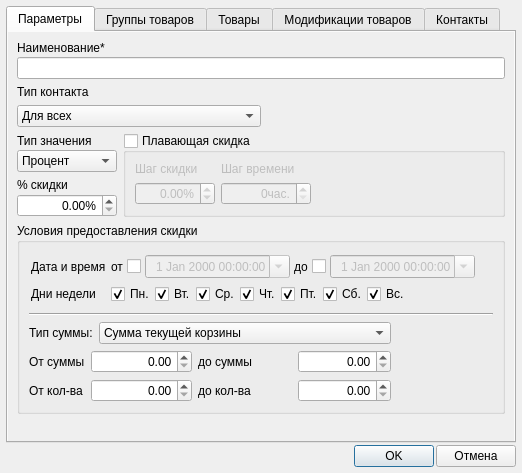
<?xml version="1.0" encoding="UTF-8"?>
<ui version="4.0">
 <class>FormDiscountCard</class>
 <widget class="QDialog" name="FormDiscountCard">
  <property name="geometry">
   <rect>
    <x>0</x>
    <y>0</y>
    <width>522</width>
    <height>473</height>
   </rect>
  </property>
  <property name="sizePolicy">
   <sizepolicy hsizetype="Maximum" vsizetype="Maximum">
    <horstretch>0</horstretch>
    <verstretch>0</verstretch>
   </sizepolicy>
  </property>
  <property name="windowTitle">
   <string>Карточка скидки</string>
  </property>
  <layout class="QVBoxLayout" name="verticalLayout_16">
   <property name="spacing">
    <number>2</number>
   </property>
   <property name="leftMargin">
    <number>6</number>
   </property>
   <property name="topMargin">
    <number>6</number>
   </property>
   <property name="rightMargin">
    <number>6</number>
   </property>
   <property name="bottomMargin">
    <number>6</number>
   </property>
   <item>
    <widget class="QTabWidget" name="tabWidget">
     <property name="currentIndex">
      <number>0</number>
     </property>
     <widget class="QWidget" name="tabMain">
      <property name="autoFillBackground">
       <bool>true</bool>
      </property>
      <attribute name="title">
       <string>Параметры</string>
      </attribute>
      <layout class="QVBoxLayout" name="verticalLayout_7">
       <item>
        <layout class="QVBoxLayout" name="verticalLayout_5">
         <property name="spacing">
          <number>2</number>
         </property>
         <item>
          <widget class="QLabel" name="label">
           <property name="text">
            <string>Наименование*</string>
           </property>
          </widget>
         </item>
         <item>
          <widget class="QLineEdit" name="lineEditName">
           <property name="maxLength">
            <number>255</number>
           </property>
          </widget>
         </item>
        </layout>
       </item>
       <item>
        <layout class="QGridLayout" name="gridLayout_4">
         <item row="1" column="0">
          <widget class="QComboBox" name="comboBoxCustomerType">
           <property name="sizePolicy">
            <sizepolicy hsizetype="Expanding" vsizetype="Fixed">
             <horstretch>0</horstretch>
             <verstretch>0</verstretch>
            </sizepolicy>
           </property>
           <item>
            <property name="text">
             <string>Для всех</string>
            </property>
           </item>
           <item>
            <property name="text">
             <string>Для физических лиц</string>
            </property>
           </item>
           <item>
            <property name="text">
             <string>Для юридических лиц (компаний)</string>
            </property>
           </item>
          </widget>
         </item>
         <item row="0" column="0">
          <widget class="QLabel" name="label_15">
           <property name="text">
            <string>Тип контакта</string>
           </property>
          </widget>
         </item>
         <item row="1" column="1">
          <spacer name="horizontalSpacer_4">
           <property name="orientation">
            <enum>Qt::Horizontal</enum>
           </property>
           <property name="sizeHint" stdset="0">
            <size>
             <width>40</width>
             <height>20</height>
            </size>
           </property>
          </spacer>
         </item>
        </layout>
       </item>
       <item>
        <layout class="QHBoxLayout" name="horizontalLayout_2">
         <property name="sizeConstraint">
          <enum>QLayout::SetMaximumSize</enum>
         </property>
         <item>
          <layout class="QVBoxLayout" name="verticalLayout_4">
           <item>
            <layout class="QVBoxLayout" name="verticalLayout">
             <property name="spacing">
              <number>2</number>
             </property>
             <item>
              <widget class="QLabel" name="label_2">
               <property name="text">
                <string>Тип значения</string>
               </property>
              </widget>
             </item>
             <item>
              <widget class="QComboBox" name="comboBoxTypeValue">
               <item>
                <property name="text">
                 <string>Процент</string>
                </property>
               </item>
               <item>
                <property name="text">
                 <string>Сумма</string>
                </property>
               </item>
              </widget>
             </item>
            </layout>
           </item>
           <item>
            <layout class="QVBoxLayout" name="verticalLayout_2">
             <property name="spacing">
              <number>2</number>
             </property>
             <item>
              <widget class="QLabel" name="labelTypeValue">
               <property name="text">
                <string>% скидки</string>
               </property>
              </widget>
             </item>
             <item>
              <widget class="QDoubleSpinBox" name="doubleSpinBoxDiscount">
               <property name="sizePolicy">
                <sizepolicy hsizetype="Minimum" vsizetype="Preferred">
                 <horstretch>0</horstretch>
                 <verstretch>0</verstretch>
                </sizepolicy>
               </property>
               <property name="minimumSize">
                <size>
                 <width>100</width>
                 <height>0</height>
                </size>
               </property>
               <property name="alignment">
                <set>Qt::AlignRight|Qt::AlignTrailing|Qt::AlignVCenter</set>
               </property>
               <property name="prefix">
                <string/>
               </property>
               <property name="suffix">
                <string>%</string>
               </property>
               <property name="maximum">
                <double>16777215.000000000000000</double>
               </property>
              </widget>
             </item>
            </layout>
           </item>
          </layout>
         </item>
         <item>
          <layout class="QVBoxLayout" name="verticalLayout_3">
           <item>
            <widget class="QGroupBox" name="groupBoxIncDiscount">
             <property name="title">
              <string>Плавающая скидка</string>
             </property>
             <property name="checkable">
              <bool>true</bool>
             </property>
             <property name="checked">
              <bool>false</bool>
             </property>
             <layout class="QGridLayout" name="gridLayout">
              <item row="0" column="1">
               <widget class="QLabel" name="label_4">
                <property name="text">
                 <string>Шаг времени</string>
                </property>
               </widget>
              </item>
              <item row="0" column="0">
               <widget class="QLabel" name="label_3">
                <property name="text">
                 <string>Шаг скидки</string>
                </property>
               </widget>
              </item>
              <item row="1" column="1">
               <widget class="QSpinBox" name="spinBoxStepTime">
                <property name="sizePolicy">
                 <sizepolicy hsizetype="Preferred" vsizetype="Preferred">
                  <horstretch>0</horstretch>
                  <verstretch>0</verstretch>
                 </sizepolicy>
                </property>
                <property name="minimumSize">
                 <size>
                  <width>80</width>
                  <height>0</height>
                 </size>
                </property>
                <property name="maximumSize">
                 <size>
                  <width>16777212</width>
                  <height>16777215</height>
                 </size>
                </property>
                <property name="alignment">
                 <set>Qt::AlignRight|Qt::AlignTrailing|Qt::AlignVCenter</set>
                </property>
                <property name="suffix">
                 <string>час.</string>
                </property>
                <property name="maximum">
                 <number>1677777777</number>
                </property>
               </widget>
              </item>
              <item row="1" column="0">
               <widget class="QDoubleSpinBox" name="doubleSpinBoxStepDiscount">
                <property name="sizePolicy">
                 <sizepolicy hsizetype="Preferred" vsizetype="Preferred">
                  <horstretch>0</horstretch>
                  <verstretch>0</verstretch>
                 </sizepolicy>
                </property>
                <property name="minimumSize">
                 <size>
                  <width>80</width>
                  <height>0</height>
                 </size>
                </property>
                <property name="alignment">
                 <set>Qt::AlignRight|Qt::AlignTrailing|Qt::AlignVCenter</set>
                </property>
                <property name="suffix">
                 <string>%</string>
                </property>
                <property name="minimum">
                 <double>-100.000000000000000</double>
                </property>
                <property name="maximum">
                 <double>100.000000000000000</double>
                </property>
               </widget>
              </item>
              <item row="1" column="2">
               <spacer name="horizontalSpacer_2">
                <property name="orientation">
                 <enum>Qt::Horizontal</enum>
                </property>
                <property name="sizeHint" stdset="0">
                 <size>
                  <width>40</width>
                  <height>20</height>
                 </size>
                </property>
               </spacer>
              </item>
             </layout>
            </widget>
           </item>
          </layout>
         </item>
        </layout>
       </item>
       <item>
        <widget class="QGroupBox" name="groupBoxConditions">
         <property name="sizePolicy">
          <sizepolicy hsizetype="Preferred" vsizetype="Preferred">
           <horstretch>0</horstretch>
           <verstretch>0</verstretch>
          </sizepolicy>
         </property>
         <property name="title">
          <string>Условия предоставления скидки</string>
         </property>
         <layout class="QVBoxLayout" name="verticalLayout_6">
          <item>
           <layout class="QGridLayout" name="gridLayout_2">
            <property name="leftMargin">
             <number>2</number>
            </property>
            <property name="topMargin">
             <number>2</number>
            </property>
            <property name="rightMargin">
             <number>2</number>
            </property>
            <property name="bottomMargin">
             <number>2</number>
            </property>
            <property name="spacing">
             <number>4</number>
            </property>
            <item row="1" column="1">
             <widget class="QWidget" name="widgetWeek" native="true">
              <layout class="QHBoxLayout" name="horizontalLayout_3">
               <property name="spacing">
                <number>0</number>
               </property>
               <property name="leftMargin">
                <number>1</number>
               </property>
               <property name="topMargin">
                <number>1</number>
               </property>
               <property name="rightMargin">
                <number>1</number>
               </property>
               <property name="bottomMargin">
                <number>1</number>
               </property>
               <item>
                <widget class="QCheckBox" name="checkBoxMonday">
                 <property name="sizePolicy">
                  <sizepolicy hsizetype="Fixed" vsizetype="Fixed">
                   <horstretch>0</horstretch>
                   <verstretch>0</verstretch>
                  </sizepolicy>
                 </property>
                 <property name="text">
                  <string>Пн.</string>
                 </property>
                 <property name="checked">
                  <bool>true</bool>
                 </property>
                 <property name="tristate">
                  <bool>false</bool>
                 </property>
                </widget>
               </item>
               <item>
                <widget class="QCheckBox" name="checkBoxTuesday">
                 <property name="sizePolicy">
                  <sizepolicy hsizetype="Fixed" vsizetype="Fixed">
                   <horstretch>0</horstretch>
                   <verstretch>0</verstretch>
                  </sizepolicy>
                 </property>
                 <property name="text">
                  <string>Вт.</string>
                 </property>
                 <property name="checked">
                  <bool>true</bool>
                 </property>
                 <property name="tristate">
                  <bool>false</bool>
                 </property>
                </widget>
               </item>
               <item>
                <widget class="QCheckBox" name="checkBoxWednesday">
                 <property name="sizePolicy">
                  <sizepolicy hsizetype="Fixed" vsizetype="Fixed">
                   <horstretch>0</horstretch>
                   <verstretch>0</verstretch>
                  </sizepolicy>
                 </property>
                 <property name="text">
                  <string>Ср.</string>
                 </property>
                 <property name="checked">
                  <bool>true</bool>
                 </property>
                 <property name="tristate">
                  <bool>false</bool>
                 </property>
                </widget>
               </item>
               <item>
                <widget class="QCheckBox" name="checkBoxThursday">
                 <property name="sizePolicy">
                  <sizepolicy hsizetype="Fixed" vsizetype="Fixed">
                   <horstretch>0</horstretch>
                   <verstretch>0</verstretch>
                  </sizepolicy>
                 </property>
                 <property name="text">
                  <string>Чт.</string>
                 </property>
                 <property name="checked">
                  <bool>true</bool>
                 </property>
                 <property name="tristate">
                  <bool>false</bool>
                 </property>
                </widget>
               </item>
               <item>
                <widget class="QCheckBox" name="checkBoxFriday">
                 <property name="sizePolicy">
                  <sizepolicy hsizetype="Fixed" vsizetype="Fixed">
                   <horstretch>0</horstretch>
                   <verstretch>0</verstretch>
                  </sizepolicy>
                 </property>
                 <property name="text">
                  <string>Пт.</string>
                 </property>
                 <property name="checked">
                  <bool>true</bool>
                 </property>
                 <property name="tristate">
                  <bool>false</bool>
                 </property>
                </widget>
               </item>
               <item>
                <widget class="QCheckBox" name="checkBoxSaturday">
                 <property name="sizePolicy">
                  <sizepolicy hsizetype="Fixed" vsizetype="Fixed">
                   <horstretch>0</horstretch>
                   <verstretch>0</verstretch>
                  </sizepolicy>
                 </property>
                 <property name="text">
                  <string>Сб.</string>
                 </property>
                 <property name="checked">
                  <bool>true</bool>
                 </property>
                 <property name="tristate">
                  <bool>false</bool>
                 </property>
                </widget>
               </item>
               <item>
                <widget class="QCheckBox" name="checkBoxSunday">
                 <property name="sizePolicy">
                  <sizepolicy hsizetype="Fixed" vsizetype="Fixed">
                   <horstretch>0</horstretch>
                   <verstretch>0</verstretch>
                  </sizepolicy>
                 </property>
                 <property name="text">
                  <string>Вс.</string>
                 </property>
                 <property name="checked">
                  <bool>true</bool>
                 </property>
                 <property name="tristate">
                  <bool>false</bool>
                 </property>
                </widget>
               </item>
               <item>
                <spacer name="horizontalSpacer_8">
                 <property name="orientation">
                  <enum>Qt::Horizontal</enum>
                 </property>
                 <property name="sizeHint" stdset="0">
                  <size>
                   <width>40</width>
                   <height>20</height>
                  </size>
                 </property>
                </spacer>
               </item>
              </layout>
             </widget>
            </item>
            <item row="0" column="0">
             <widget class="QLabel" name="label_13">
              <property name="text">
               <string>Дата и время</string>
              </property>
             </widget>
            </item>
            <item row="0" column="1">
             <widget class="QWidget" name="widgetTimePeriod" native="true">
              <layout class="QHBoxLayout" name="horizontalLayout_4">
               <property name="spacing">
                <number>4</number>
               </property>
               <property name="leftMargin">
                <number>1</number>
               </property>
               <property name="topMargin">
                <number>1</number>
               </property>
               <property name="rightMargin">
                <number>1</number>
               </property>
               <property name="bottomMargin">
                <number>1</number>
               </property>
               <item>
                <widget class="QLabel" name="label_5">
                 <property name="text">
                  <string>от</string>
                 </property>
                </widget>
               </item>
               <item>
                <widget class="QCheckBox" name="checkBoxIsFromDate">
                 <property name="text">
                  <string/>
                 </property>
                 <property name="tristate">
                  <bool>false</bool>
                 </property>
                </widget>
               </item>
               <item>
                <widget class="QDateTimeEdit" name="dateTimeEditFrom">
                 <property name="enabled">
                  <bool>false</bool>
                 </property>
                 <property name="alignment">
                  <set>Qt::AlignRight|Qt::AlignTrailing|Qt::AlignVCenter</set>
                 </property>
                 <property name="calendarPopup">
                  <bool>true</bool>
                 </property>
                </widget>
               </item>
               <item>
                <widget class="QLabel" name="label_6">
                 <property name="text">
                  <string>до</string>
                 </property>
                </widget>
               </item>
               <item>
                <widget class="QCheckBox" name="checkBoxIsToDate">
                 <property name="text">
                  <string/>
                 </property>
                 <property name="tristate">
                  <bool>false</bool>
                 </property>
                </widget>
               </item>
               <item>
                <widget class="QDateTimeEdit" name="dateTimeEditTo">
                 <property name="enabled">
                  <bool>false</bool>
                 </property>
                 <property name="alignment">
                  <set>Qt::AlignRight|Qt::AlignTrailing|Qt::AlignVCenter</set>
                 </property>
                 <property name="calendarPopup">
                  <bool>true</bool>
                 </property>
                </widget>
               </item>
               <item>
                <spacer name="horizontalSpacer_3">
                 <property name="orientation">
                  <enum>Qt::Horizontal</enum>
                 </property>
                 <property name="sizeHint" stdset="0">
                  <size>
                   <width>126</width>
                   <height>20</height>
                  </size>
                 </property>
                </spacer>
               </item>
              </layout>
             </widget>
            </item>
            <item row="1" column="0">
             <widget class="QLabel" name="label_11">
              <property name="text">
               <string>Дни недели</string>
              </property>
             </widget>
            </item>
           </layout>
          </item>
          <item>
           <widget class="Line" name="line">
            <property name="orientation">
             <enum>Qt::Horizontal</enum>
            </property>
           </widget>
          </item>
          <item>
           <layout class="QHBoxLayout" name="horizontalLayout_5">
            <item>
             <layout class="QGridLayout" name="gridLayout_3">
              <item row="0" column="0" colspan="2">
               <widget class="QLabel" name="label_12">
                <property name="layoutDirection">
                 <enum>Qt::LeftToRight</enum>
                </property>
                <property name="text">
                 <string>Тип суммы:</string>
                </property>
               </widget>
              </item>
              <item row="0" column="2" colspan="3">
               <widget class="QComboBox" name="comboBoxSumType">
                <item>
                 <property name="text">
                  <string>Сумма текущей корзины</string>
                 </property>
                </item>
                <item>
                 <property name="text">
                  <string>Сумма всех заказов</string>
                 </property>
                </item>
                <item>
                 <property name="text">
                  <string>Сумма всех заказов + сумма текущей корзины</string>
                 </property>
                </item>
               </widget>
              </item>
              <item row="1" column="0">
               <widget class="QLabel" name="label_7">
                <property name="text">
                 <string>От суммы</string>
                </property>
               </widget>
              </item>
              <item row="1" column="1" colspan="2">
               <widget class="QDoubleSpinBox" name="doubleSpinBoxSumFrom">
                <property name="minimumSize">
                 <size>
                  <width>80</width>
                  <height>0</height>
                 </size>
                </property>
                <property name="alignment">
                 <set>Qt::AlignRight|Qt::AlignTrailing|Qt::AlignVCenter</set>
                </property>
                <property name="maximum">
                 <double>16777215.000000000000000</double>
                </property>
               </widget>
              </item>
              <item row="1" column="3">
               <widget class="QLabel" name="label_8">
                <property name="text">
                 <string>до суммы</string>
                </property>
               </widget>
              </item>
              <item row="1" column="4">
               <widget class="QDoubleSpinBox" name="doubleSpinBoxSumTo">
                <property name="minimumSize">
                 <size>
                  <width>80</width>
                  <height>0</height>
                 </size>
                </property>
                <property name="alignment">
                 <set>Qt::AlignRight|Qt::AlignTrailing|Qt::AlignVCenter</set>
                </property>
                <property name="maximum">
                 <double>16777215.000000000000000</double>
                </property>
               </widget>
              </item>
              <item row="2" column="0">
               <widget class="QLabel" name="label_9">
                <property name="text">
                 <string>От кол-ва</string>
                </property>
               </widget>
              </item>
              <item row="2" column="1" colspan="2">
               <widget class="QDoubleSpinBox" name="doubleSpinBoxCountFrom">
                <property name="minimumSize">
                 <size>
                  <width>80</width>
                  <height>0</height>
                 </size>
                </property>
                <property name="alignment">
                 <set>Qt::AlignRight|Qt::AlignTrailing|Qt::AlignVCenter</set>
                </property>
                <property name="maximum">
                 <double>16777215.000000000000000</double>
                </property>
               </widget>
              </item>
              <item row="2" column="3">
               <widget class="QLabel" name="label_10">
                <property name="text">
                 <string>до кол-ва</string>
                </property>
               </widget>
              </item>
              <item row="2" column="4">
               <widget class="QDoubleSpinBox" name="doubleSpinBoxCountTo">
                <property name="minimumSize">
                 <size>
                  <width>80</width>
                  <height>0</height>
                 </size>
                </property>
                <property name="alignment">
                 <set>Qt::AlignRight|Qt::AlignTrailing|Qt::AlignVCenter</set>
                </property>
                <property name="maximum">
                 <double>16777215.000000000000000</double>
                </property>
               </widget>
              </item>
             </layout>
            </item>
            <item>
             <spacer name="horizontalSpacer_7">
              <property name="orientation">
               <enum>Qt::Horizontal</enum>
              </property>
              <property name="sizeHint" stdset="0">
               <size>
                <width>40</width>
                <height>20</height>
               </size>
              </property>
             </spacer>
            </item>
           </layout>
          </item>
         </layout>
        </widget>
       </item>
       <item>
        <spacer name="verticalSpacer_2">
         <property name="orientation">
          <enum>Qt::Vertical</enum>
         </property>
         <property name="sizeHint" stdset="0">
          <size>
           <width>20</width>
           <height>5</height>
          </size>
         </property>
        </spacer>
       </item>
      </layout>
     </widget>
     <widget class="QWidget" name="tabGroupsProducts">
      <property name="autoFillBackground">
       <bool>true</bool>
      </property>
      <attribute name="title">
       <string>Группы товаров</string>
      </attribute>
      <layout class="QVBoxLayout" name="verticalLayout_11">
       <property name="spacing">
        <number>2</number>
       </property>
       <property name="leftMargin">
        <number>2</number>
       </property>
       <property name="topMargin">
        <number>2</number>
       </property>
       <property name="rightMargin">
        <number>2</number>
       </property>
       <property name="bottomMargin">
        <number>2</number>
       </property>
       <item>
        <layout class="QHBoxLayout" name="horizontalLayout_10">
         <property name="spacing">
          <number>2</number>
         </property>
         <item>
          <widget class="QToolButton" name="toolButtonAddGroupProduct">
           <property name="toolTip">
            <string>Добавить группы товаров</string>
           </property>
           <property name="text">
            <string>Добавить</string>
           </property>
           <property name="icon">
            <iconset resource="../../res.qrc">
             <normaloff>:/32/icons/32x32/add.png</normaloff>:/32/icons/32x32/add.png</iconset>
           </property>
           <property name="iconSize">
            <size>
             <width>24</width>
             <height>24</height>
            </size>
           </property>
           <property name="toolButtonStyle">
            <enum>Qt::ToolButtonTextBesideIcon</enum>
           </property>
          </widget>
         </item>
         <item>
          <widget class="QToolButton" name="toolButtonDeleteGroupProduct">
           <property name="enabled">
            <bool>false</bool>
           </property>
           <property name="toolTip">
            <string>Удалить группы товаров</string>
           </property>
           <property name="text">
            <string/>
           </property>
           <property name="icon">
            <iconset resource="../../res.qrc">
             <normaloff>:/32/icons/32x32/delete.png</normaloff>:/32/icons/32x32/delete.png</iconset>
           </property>
           <property name="iconSize">
            <size>
             <width>24</width>
             <height>24</height>
            </size>
           </property>
          </widget>
         </item>
         <item>
          <spacer name="horizontalSpacer_10">
           <property name="orientation">
            <enum>Qt::Horizontal</enum>
           </property>
           <property name="sizeHint" stdset="0">
            <size>
             <width>40</width>
             <height>20</height>
            </size>
           </property>
          </spacer>
         </item>
        </layout>
       </item>
       <item>
        <widget class="QTreeView" name="treeViewGroupProducts">
         <property name="selectionMode">
          <enum>QAbstractItemView::ExtendedSelection</enum>
         </property>
        </widget>
       </item>
      </layout>
     </widget>
     <widget class="QWidget" name="tabProducts">
      <property name="autoFillBackground">
       <bool>true</bool>
      </property>
      <attribute name="title">
       <string>Товары</string>
      </attribute>
      <layout class="QVBoxLayout" name="verticalLayout_12">
       <property name="spacing">
        <number>2</number>
       </property>
       <property name="leftMargin">
        <number>2</number>
       </property>
       <property name="topMargin">
        <number>2</number>
       </property>
       <property name="rightMargin">
        <number>2</number>
       </property>
       <property name="bottomMargin">
        <number>2</number>
       </property>
       <item>
        <layout class="QHBoxLayout" name="horizontalLayout_11">
         <property name="spacing">
          <number>2</number>
         </property>
         <item>
          <widget class="QToolButton" name="toolButtonAddProduct">
           <property name="toolTip">
            <string>Добавить товары</string>
           </property>
           <property name="text">
            <string>Добавить</string>
           </property>
           <property name="icon">
            <iconset resource="../../res.qrc">
             <normaloff>:/32/icons/32x32/add.png</normaloff>:/32/icons/32x32/add.png</iconset>
           </property>
           <property name="iconSize">
            <size>
             <width>24</width>
             <height>24</height>
            </size>
           </property>
           <property name="toolButtonStyle">
            <enum>Qt::ToolButtonTextBesideIcon</enum>
           </property>
          </widget>
         </item>
         <item>
          <widget class="QToolButton" name="toolButtonDeleteProduct">
           <property name="enabled">
            <bool>false</bool>
           </property>
           <property name="toolTip">
            <string>Удалить товары</string>
           </property>
           <property name="text">
            <string/>
           </property>
           <property name="icon">
            <iconset resource="../../res.qrc">
             <normaloff>:/32/icons/32x32/delete.png</normaloff>:/32/icons/32x32/delete.png</iconset>
           </property>
           <property name="iconSize">
            <size>
             <width>24</width>
             <height>24</height>
            </size>
           </property>
          </widget>
         </item>
         <item>
          <spacer name="horizontalSpacer_11">
           <property name="orientation">
            <enum>Qt::Horizontal</enum>
           </property>
           <property name="sizeHint" stdset="0">
            <size>
             <width>40</width>
             <height>20</height>
            </size>
           </property>
          </spacer>
         </item>
        </layout>
       </item>
       <item>
        <widget class="QTreeView" name="treeViewProducts">
         <property name="selectionMode">
          <enum>QAbstractItemView::ExtendedSelection</enum>
         </property>
        </widget>
       </item>
      </layout>
     </widget>
     <widget class="QWidget" name="tabModificationsProducts">
      <property name="autoFillBackground">
       <bool>true</bool>
      </property>
      <attribute name="title">
       <string>Модификации товаров</string>
      </attribute>
      <layout class="QVBoxLayout" name="verticalLayout_13">
       <property name="spacing">
        <number>2</number>
       </property>
       <property name="leftMargin">
        <number>2</number>
       </property>
       <property name="topMargin">
        <number>2</number>
       </property>
       <property name="rightMargin">
        <number>2</number>
       </property>
       <property name="bottomMargin">
        <number>2</number>
       </property>
       <item>
        <layout class="QHBoxLayout" name="horizontalLayout_12">
         <property name="spacing">
          <number>2</number>
         </property>
         <item>
          <widget class="QToolButton" name="toolButtonAddModificationProduct">
           <property name="toolTip">
            <string>Добавить модификации товара</string>
           </property>
           <property name="text">
            <string>Добавить</string>
           </property>
           <property name="icon">
            <iconset resource="../../res.qrc">
             <normaloff>:/32/icons/32x32/add.png</normaloff>:/32/icons/32x32/add.png</iconset>
           </property>
           <property name="iconSize">
            <size>
             <width>24</width>
             <height>24</height>
            </size>
           </property>
           <property name="toolButtonStyle">
            <enum>Qt::ToolButtonTextBesideIcon</enum>
           </property>
          </widget>
         </item>
         <item>
          <widget class="QToolButton" name="toolButtonDeleteModificationProduct">
           <property name="enabled">
            <bool>false</bool>
           </property>
           <property name="toolTip">
            <string>Удалить модификации товаров</string>
           </property>
           <property name="text">
            <string/>
           </property>
           <property name="icon">
            <iconset resource="../../res.qrc">
             <normaloff>:/32/icons/32x32/delete.png</normaloff>:/32/icons/32x32/delete.png</iconset>
           </property>
           <property name="iconSize">
            <size>
             <width>24</width>
             <height>24</height>
            </size>
           </property>
          </widget>
         </item>
         <item>
          <spacer name="horizontalSpacer_12">
           <property name="orientation">
            <enum>Qt::Horizontal</enum>
           </property>
           <property name="sizeHint" stdset="0">
            <size>
             <width>40</width>
             <height>20</height>
            </size>
           </property>
          </spacer>
         </item>
        </layout>
       </item>
       <item>
        <widget class="QTreeView" name="treeViewModificationsProducts">
         <property name="selectionMode">
          <enum>QAbstractItemView::ExtendedSelection</enum>
         </property>
        </widget>
       </item>
      </layout>
     </widget>
     <widget class="QWidget" name="tabContacts">
      <property name="autoFillBackground">
       <bool>true</bool>
      </property>
      <attribute name="title">
       <string>Контакты</string>
      </attribute>
      <layout class="QVBoxLayout" name="verticalLayout_14">
       <property name="spacing">
        <number>2</number>
       </property>
       <property name="leftMargin">
        <number>2</number>
       </property>
       <property name="topMargin">
        <number>2</number>
       </property>
       <property name="rightMargin">
        <number>2</number>
       </property>
       <property name="bottomMargin">
        <number>2</number>
       </property>
       <item>
        <layout class="QHBoxLayout" name="horizontalLayout_13">
         <property name="spacing">
          <number>2</number>
         </property>
         <item>
          <widget class="QToolButton" name="toolButtonAddContact">
           <property name="toolTip">
            <string>Добавить контакт</string>
           </property>
           <property name="text">
            <string>Добавить</string>
           </property>
           <property name="icon">
            <iconset resource="../../res.qrc">
             <normaloff>:/32/icons/32x32/add.png</normaloff>:/32/icons/32x32/add.png</iconset>
           </property>
           <property name="iconSize">
            <size>
             <width>24</width>
             <height>24</height>
            </size>
           </property>
           <property name="toolButtonStyle">
            <enum>Qt::ToolButtonTextBesideIcon</enum>
           </property>
          </widget>
         </item>
         <item>
          <widget class="QToolButton" name="toolButtonDeleteContact">
           <property name="enabled">
            <bool>false</bool>
           </property>
           <property name="toolTip">
            <string>Удалить контакт</string>
           </property>
           <property name="text">
            <string/>
           </property>
           <property name="icon">
            <iconset resource="../../res.qrc">
             <normaloff>:/32/icons/32x32/delete.png</normaloff>:/32/icons/32x32/delete.png</iconset>
           </property>
           <property name="iconSize">
            <size>
             <width>24</width>
             <height>24</height>
            </size>
           </property>
          </widget>
         </item>
         <item>
          <spacer name="horizontalSpacer_13">
           <property name="orientation">
            <enum>Qt::Horizontal</enum>
           </property>
           <property name="sizeHint" stdset="0">
            <size>
             <width>40</width>
             <height>20</height>
            </size>
           </property>
          </spacer>
         </item>
        </layout>
       </item>
       <item>
        <widget class="QTreeView" name="treeViewContacts">
         <property name="selectionMode">
          <enum>QAbstractItemView::ExtendedSelection</enum>
         </property>
        </widget>
       </item>
      </layout>
     </widget>
    </widget>
   </item>
   <item>
    <layout class="QHBoxLayout" name="horizontalLayout">
     <property name="spacing">
      <number>2</number>
     </property>
     <item>
      <spacer name="horizontalSpacer">
       <property name="orientation">
        <enum>Qt::Horizontal</enum>
       </property>
       <property name="sizeHint" stdset="0">
        <size>
         <width>40</width>
         <height>20</height>
        </size>
       </property>
      </spacer>
     </item>
     <item>
      <widget class="QPushButton" name="pushButtonOK">
       <property name="text">
        <string>OK</string>
       </property>
      </widget>
     </item>
     <item>
      <widget class="QPushButton" name="pushButtonCancel">
       <property name="text">
        <string>Отмена</string>
       </property>
      </widget>
     </item>
    </layout>
   </item>
  </layout>
 </widget>
 <resources>
  <include location="../../res.qrc"/>
 </resources>
 <connections/>
</ui>
